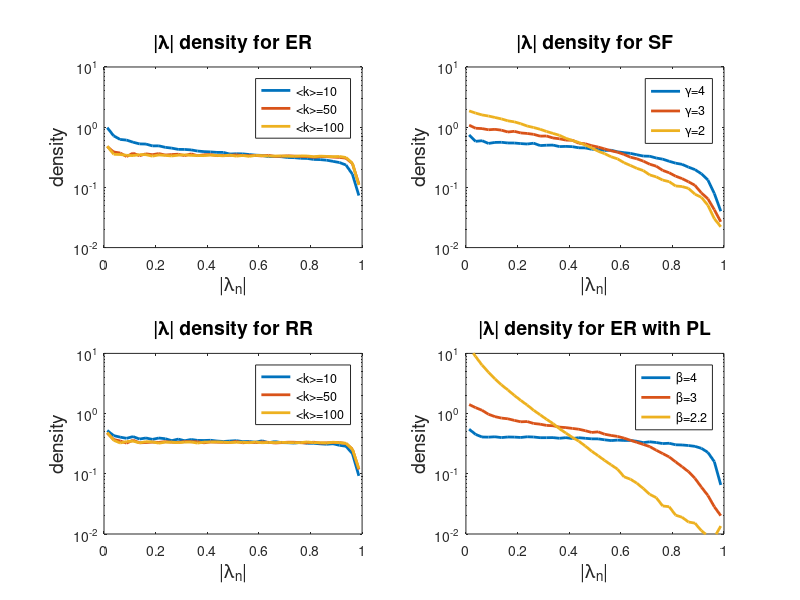

MATLAB code for this plot:
figure
load('eigenvalueDensititesRadius.mat')
binEdges = 0:1/gridSize:1;
binCenters = 0.5*(binEdges(2:end) + binEdges(1:end-1));
areaPerBin = pi*(binEdges(2:end).^2 - binEdges(1:end-1).^2)';

subplot(2,2,1)
h(1) = semilogy(binCenters, eigDens_ER(:,1)./areaPerBin, 'linewidth',2);
hold on
h(2) = semilogy(binCenters, eigDens_ER(:,2)./areaPerBin, 'linewidth',2);
h(3) = semilogy(binCenters, eigDens_ER(:,3)./areaPerBin, 'linewidth',2);
hold off
set(gca,'YLim',[0.01 10])
title('|\lambda| density for ER','FontSize',14)
legend(h(1:3), '<k>=10', '<k>=50', '<k>=100')
xlabel('|\lambda_n|','FontSize',14)
ylabel('density','FontSize',14)

subplot(2,2,2)
h(1) = semilogy(binCenters, eigDens_SF(:,1)./areaPerBin, 'linewidth',2);
hold on
h(2) = semilogy(binCenters, eigDens_SF(:,2)./areaPerBin, 'linewidth',2);
h(3) = semilogy(binCenters, eigDens_SF(:,3)./areaPerBin, 'linewidth',2);
hold off
set(gca,'YLim',[0.01 10])
title('|\lambda| density for SF','FontSize',14)
legend(h(1:3), '\gamma=4', '\gamma=3', '\gamma=2')
xlabel('|\lambda_n|','FontSize',14)
ylabel('density','FontSize',14)

subplot(2,2,3)
h(1) = semilogy(binCenters, eigDens_RR(:,1)./areaPerBin, 'linewidth',2);
hold on
h(2) = semilogy(binCenters, eigDens_RR(:,2)./areaPerBin, 'linewidth',2);
h(3) = semilogy(binCenters, eigDens_RR(:,3)./areaPerBin, 'linewidth',2);
hold off
set(gca,'YLim',[0.01 10])
title('|\lambda| density for RR','FontSize',14)
legend(h(1:3), '<k>=10', '<k>=50', '<k>=100')
xlabel('|\lambda_n|','FontSize',14)
ylabel('density','FontSize',14)

subplot(2,2,4)
h(1) = semilogy(binCenters, eigDens_PL(:,1)./areaPerBin, 'linewidth',2);
hold on
h(2) = semilogy(binCenters, eigDens_PL(:,2)./areaPerBin, 'linewidth',2);
h(3) = semilogy(binCenters, eigDens_PL(:,3)./areaPerBin, 'linewidth',2);
hold off
set(gca,'YLim',[0.01 10])
title('|\lambda| density for ER with PL','FontSize',14)
legend(h(1:3), '\beta=4', '\beta=3', '\beta=2.2')
xlabel('|\lambda_n|','FontSize',14)
ylabel('density','FontSize',14)

% figure
% load('eigenvalueDensitites.mat')
% 
% subplot(4,3,1)
% HeatMap(eigDens_ER(:,:,1)');
% title('ER <k>=10')
% 
% subplot(4,3,2)
% HeatMap(eigDens_ER(:,:,2)');
% title('ER <k>=50')
% 
% subplot(4,3,3)
% HeatMap(eigDens_ER(:,:,3)');
% title('ER <k>=100')
% 
% subplot(4,3,4)
% HeatMap(eigDens_SF(:,:,1)');
% title('SF \gamma=4')
% 
% subplot(4,3,5)
% HeatMap(eigDens_SF(:,:,2)');
% title('SF \gamma=3')
% 
% subplot(4,3,6)
% HeatMap(eigDens_SF(:,:,3)');
% title('SF \gamma=2.5')
% 
% subplot(4,3,7)
% HeatMap(eigDens_RR(:,:,1)');
% title('RR <k>=10')
% 
% subplot(4,3,8)
% HeatMap(eigDens_RR(:,:,2)');
% title('RR <k>=50')
% 
% subplot(4,3,9)
% HeatMap(eigDens_RR(:,:,3)');
% title('RR <k>=100')
% 
